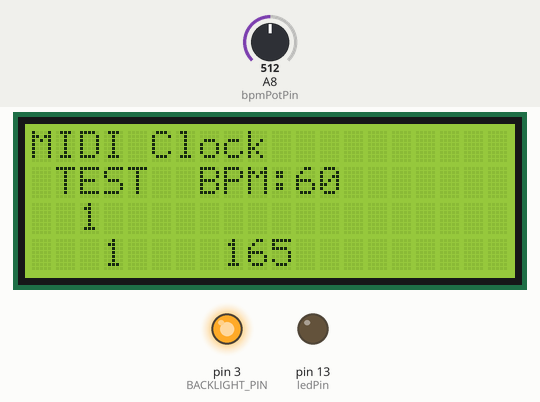
This sketch was run on a simulated Arduino Mega 2560, built with avr-gcc and run on an emulated ATmega2560. Parts: 20×4 character LCD, output pins drawn as LEDs (lit = HIGH). Inputs (shaded band) come from the test bench; at power-on: A8 (bpmPotPin) = 512. MIDI output is not drawn; what the sketch prints to the serial monitor is not drawn.

Above: at 2.2 s.
2.3 s: A8 (bpmPotPin) set to 716
At 3.76 s:
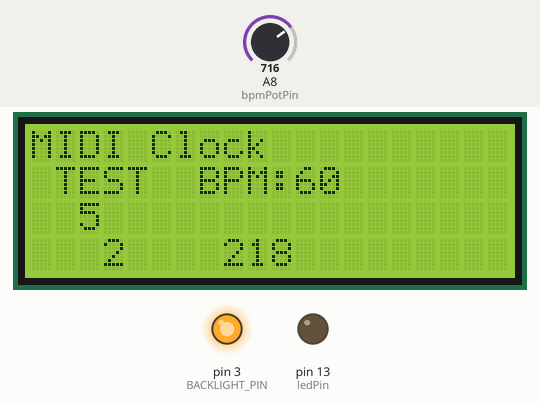
3.8 s: A8 (bpmPotPin) set to 900
At 5.28 s:
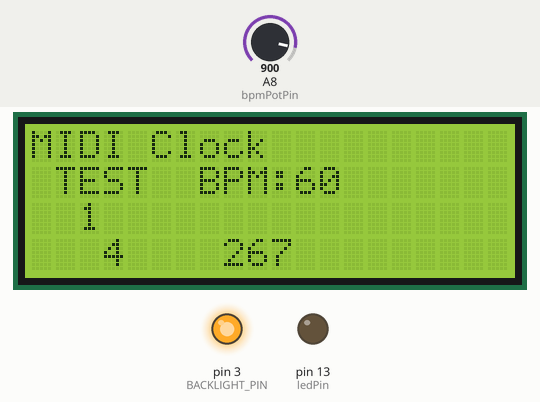
5.3 s: A8 (bpmPotPin) set to 1023
At 5.49 s:
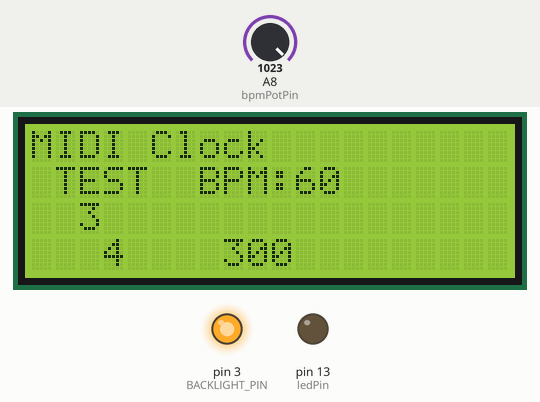

The sketch:

ArduinoMidiClock.ino
```cpp
#include <MIDI.h>
#include <Wire.h>
#include <LiquidCrystal_I2C.h>
//#include "LiquidCrystal_I2C.h"
#define BACKLIGHT_PIN (3)
#define LED_ADDR (0x27) // might need to be 0x3F, if 0x27 doesn't work
LiquidCrystal_I2C lcd(LED_ADDR, 2, 1, 0, 4, 5, 6, 7, BACKLIGHT_PIN, POSITIVE);

byte midi_start = 0xfa;
byte midi_stop = 0xfc;
byte midi_clock = 0xf8;
byte midi_continue = 0xfb;

unsigned long currentMillis;
unsigned long previousMillis;
unsigned long differenceTiming;

int bpmInterval;
int midiInterval;
int arduinoInterval;
unsigned long beatCounter;
unsigned long subCounter;
int bpmTempo;

int bpmPotPin = A8;
int ledPin = 13;
int bpmPotValue = 0;

//BPM POT SMOOTHING
const int numReadings = 20;
int readings[numReadings];      // the readings from the analog input
int readIndex = 0;              // the index of the current reading
int total = 0;                  // the running total
int average = 0;


MIDI_CREATE_DEFAULT_INSTANCE();


void setup() {

  MIDI.begin();
  Serial.begin(115200);
  pinMode(BACKLIGHT_PIN, OUTPUT);
  digitalWrite(BACKLIGHT_PIN, HIGH);
  lcd.begin(20, 4);             // initialize the lcd
  lcd.home();
  lcd.print("MIDI Clock");

  bpmTempo = 60;

  bpmInterval = (60000 / bpmTempo);
  midiInterval = bpmInterval / 24;
  arduinoInterval = bpmInterval / 8;

  pinMode(ledPin, OUTPUT);

  // initialize all the readings to 0:
  for (int thisReading = 0; thisReading < numReadings; thisReading++) {
    readings[thisReading] = 0;
  }

  delay(1000);
}

void loop() {

    //bpmPotValue = (int)analogRead(bpmPotPin);
    //Serial.println(analogRead(bpmPotPin));


    // subtract the last reading:
      total = total - readings[readIndex];
      // read from the sensor:
      readings[readIndex] = analogRead(bpmPotPin);
      // add the reading to the total:
      total = total + readings[readIndex];
      // advance to the next position in the array:
      readIndex = readIndex + 1;

      // if we're at the end of the array...
      if (readIndex >= numReadings) {
        // ...wrap around to the beginning:
        readIndex = 0;
      }

      // calculate the average:
      average = (total / numReadings);

    //Serial.println((String)average);
    //lcd.setCursor(8,3);
    //lcd.print((String)average);

    int val = map(average, 0, 1023, 30, 300);

    Serial.println((String)val);
    lcd.setCursor(8,3);
    lcd.print((String)val);


  currentMillis = millis();
  differenceTiming = currentMillis - previousMillis;
  if (differenceTiming >= arduinoInterval)
  {

    subCounter += 1;
    lcd.setCursor(1,1);
    lcd.print("TEST  BPM:" + (String)bpmTempo);
    lcd.setCursor(2,2);
    lcd.print((String)subCounter);

    if (subCounter >= 8)
    {
      beatCounter += 1;
      subCounter = 0;
    }
    lcd.setCursor(3,3);
    lcd.print((String)beatCounter);


    previousMillis = currentMillis;
  }
}
```
